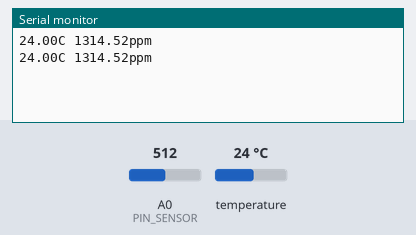
A sketch run on a simulated ESP8266 (NodeMCU). On the bench: the last lines printed to the serial monitor. Wiring (inferred from the names in the program): DS18B20 sensor: data D5. The inputs (shaded band) are chosen by the test bench; at power-on: temperature 24 °C, A0 (PIN_SENSOR) = 512.

Above: at 1.8 s.
1.9 s: temperature set to 12 °C
At 2.6 s:
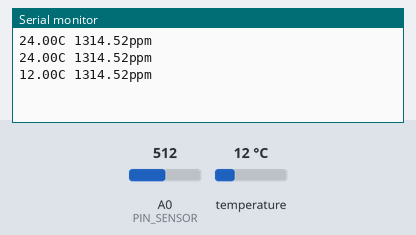
3.4 s: A0 (PIN_SENSOR) set to 716
At 4.6 s:
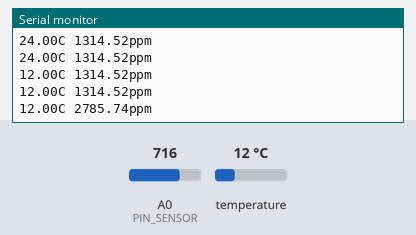
4.9 s: temperature set to 19 °C
At 5.6 s:
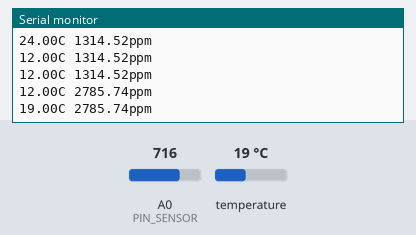
6.4 s: A0 (PIN_SENSOR) set to 900
At 7.6 s:
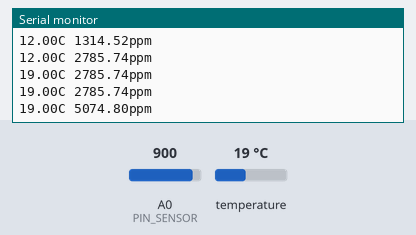
Timing chart, 0 to 8.9 s (numbered marks = the images above; inputs shaded):
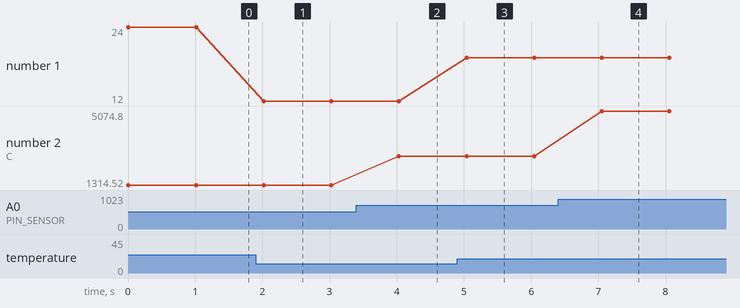

Measured:
- after the input at 1.9 s, the serial monitor: prints a new line after 0.12 s (image 1)
- after the input at 3.4 s, the serial monitor: prints a new line after 0.63 s (image 2)
- after the input at 4.9 s, the serial monitor: prints a new line after 0.14 s (image 3)
- after the input at 6.4 s, the serial monitor: prints a new line after 0.65 s (image 4)
- plotted number 1: 24 → 12 after the input at 1.9 s, 12 → 19 after the input at 4.9 s
- plotted number 2: 1314.52 → 2785.74 after the input at 3.4 s, 2785.74 → 5074.8 after the input at 6.4 s

The sketch:

sensor.ino
```cpp
#include <Wire.h>
#include <ESP8266WiFi.h>

#define TAMPIL_SERIAL true
#define PIN_SENSOR A0

int DSPIN = D5;

int sensorValue = 0;
float tdsValue = 0;
float voltage = 0;

void setup() {

  Serial.begin(9600);
}

void temperature(){
  double waterTemp = TempRead();
  waterTemp = waterTemp*0.0625;

  Serial.print(waterTemp,2); Serial.print(F("C "));
}

void tds(){
  sensorValue = analogRead(PIN_SENSOR);
  voltage = sensorValue * 5 / 1024.0; // Mengkonversi nilai analog ke voltage

  // Mengkonversi nilai voltage ke nilai TDS
  tdsValue = (133.42 * voltage * voltage * voltage - 255.86 * voltage * voltage + 857.39 * voltage) * 0.5;

  Serial.print(tdsValue); Serial.println(F("ppm"));
}

void loop() {

  temperature();
  tds();
  Serial.print(F(""));

  delay(1000);
}

boolean DS18B20_Init()
{
  pinMode(DSPIN, OUTPUT);
  digitalWrite(DSPIN, HIGH);
  delayMicroseconds(5);
  digitalWrite(DSPIN, LOW);
  delayMicroseconds(750);//480-960
  digitalWrite(DSPIN, HIGH);
  pinMode(DSPIN, INPUT);
  int t = 0;
  while(digitalRead(DSPIN))
  {
    t++;
    if(t > 60) return false;
    delayMicroseconds(1);
  }
  t = 480 - t;
  pinMode(DSPIN, OUTPUT);
  delayMicroseconds(t);
  digitalWrite(DSPIN, HIGH);
  return true;
}

void DS18B20_Write(byte data)
{
  pinMode(DSPIN, OUTPUT);
  for(int i=0; i<8; i++)
  {
    digitalWrite(DSPIN, LOW);
    delayMicroseconds(10);
    if(data & 1) digitalWrite(DSPIN, HIGH);
    else digitalWrite(DSPIN, LOW);
    data >>= 1;
    delayMicroseconds(50);
    digitalWrite(DSPIN, HIGH);
  }
}

byte DS18B20_Read()
{
  pinMode(DSPIN, OUTPUT);
  digitalWrite(DSPIN, HIGH);
  delayMicroseconds(2);
  byte data = 0;
  for(int i=0; i<8; i++)
  {
    digitalWrite(DSPIN, LOW);
    delayMicroseconds(1);
    digitalWrite(DSPIN, HIGH);
    pinMode(DSPIN, INPUT);
    delayMicroseconds(5);
    data >>= 1;
    if(digitalRead(DSPIN)) data |= 0x80;
    delayMicroseconds(55);
    pinMode(DSPIN, OUTPUT);
    digitalWrite(DSPIN, HIGH);
  }
  return data;
}

int TempRead()
{
  if(!DS18B20_Init()) return 0;
   DS18B20_Write (0xCC); // Send skip ROM command
   DS18B20_Write (0x44); // Send reading start conversion command
  if(!DS18B20_Init()) return 0;
   DS18B20_Write (0xCC); // Send skip ROM command
   DS18B20_Write (0xBE); // Read the register, a total of nine bytes, the first two bytes are the conversion value
   int waterTemp = DS18B20_Read (); // Low byte
   waterTemp |= DS18B20_Read () << 8; // High byte
  return waterTemp;
}
```
